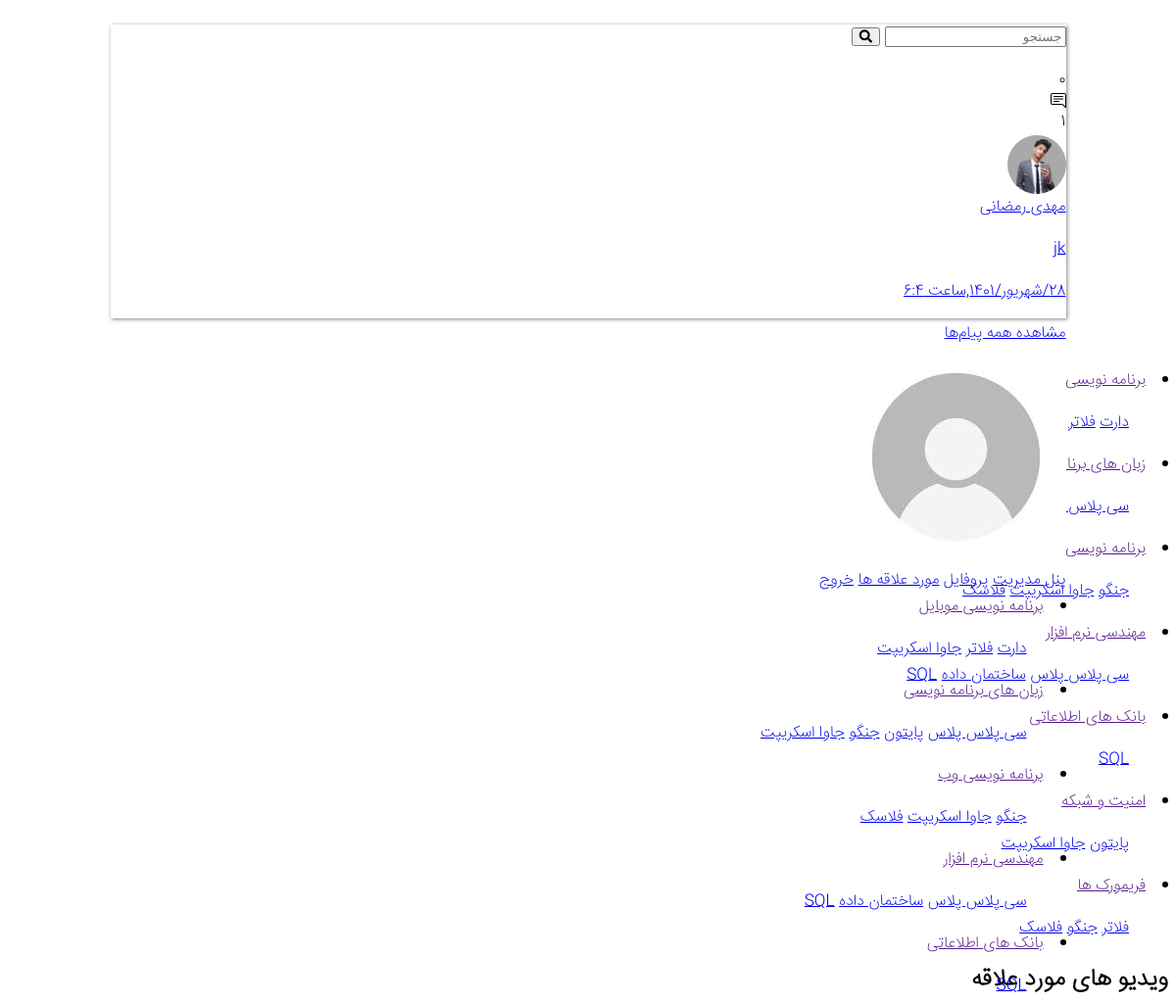
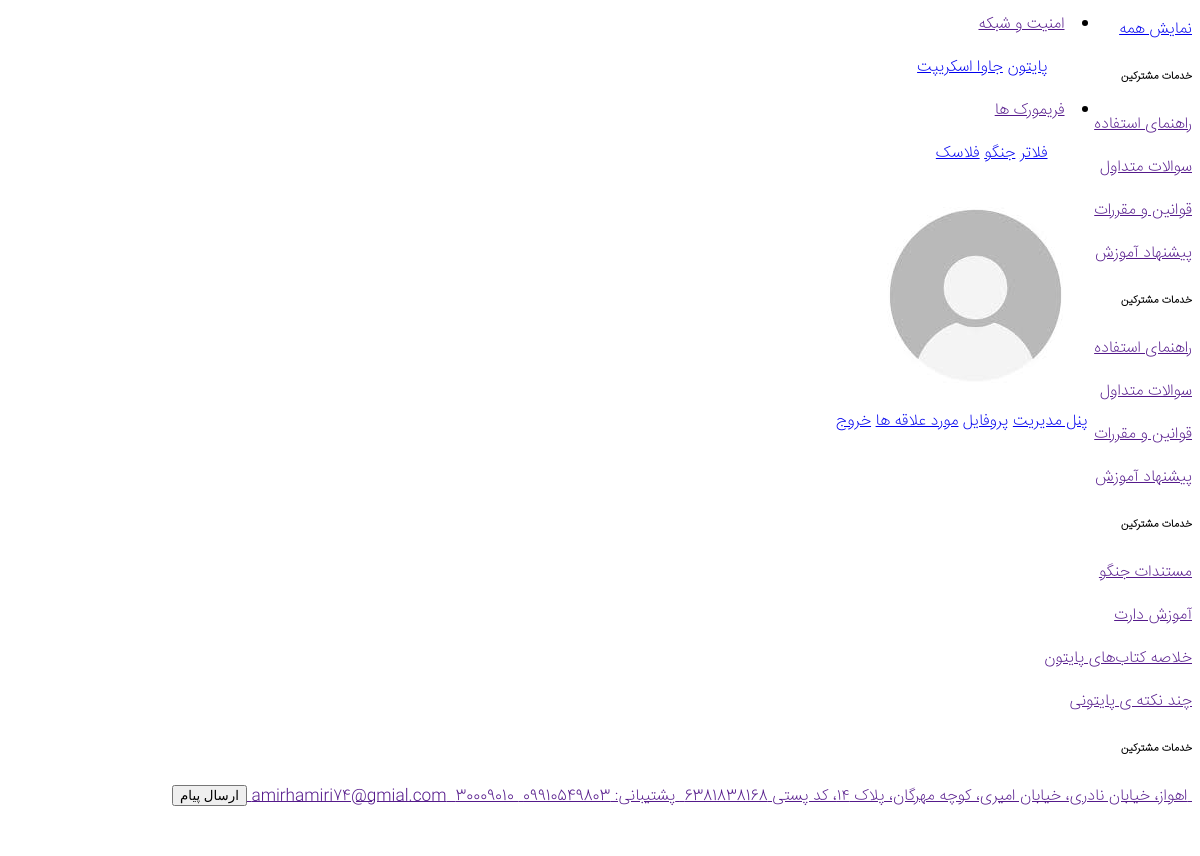
/favorite/ (signed in), run on the app's committed database (2 pictures, top to bottom).
### Acount_app/models.py (models this page shows, shortened)
class User(AbstractBaseUser):
    email = models.EmailField(
        verbose_name='ایمیل',
        max_length=255,
        unique=True,
    )
    username = models.CharField(max_length=100, verbose_name="نام کاربری")
    phone_number = models.CharField(max_length=15, blank=True, null=True, verbose_name="شماره تلفن")
    image = models.FileField(upload_to="user/image", default="defult/index.jpg", blank=True, null=True,
                             verbose_name="تصویر پروفایل")
    is_teacher = models.BooleanField(default=False, verbose_name="مدرس هست یا خیر؟")
    is_active = models.BooleanField(default=True, verbose_name="کاربر فعال هست یا خیر؟")
    is_admin = models.BooleanField(default=False, verbose_name="کاربر ادمین هست یا خیر؟")
    full_name = models.CharField(max_length=50, verbose_name="نام و نام خانوادگی")
    special_user = models.DateTimeField(default=timezone.now(), verbose_name="کاربر خاص تا زمان:")
    class Meta:
        verbose_name_plural = "حساب های کاربری"
        verbose_name = "حساب کاربری"
    objects = MyUserManager()
    USERNAME_FIELD = 'email'

### Notification_app/models.py (models this page shows, shortened)
class Messgae(models.Model):
    user = models.ForeignKey(User, on_delete=models.CASCADE, related_name="Message",verbose_name="کاربر")
    body = models.TextField(verbose_name="متن پیام")
    created = models.DateTimeField(auto_now_add=True,verbose_name="تاریخ ایجاد")
    is_active = models.BooleanField(default=True,verbose_name="فعال هست یا خیر")
    sender= models.ForeignKey(User, on_delete=models.CASCADE, related_name="message",verbose_name="ارسال کننده پیام")
    class Meta:
        ordering=("-created",)
        verbose_name="پیام"
        verbose_name_plural="پیام ها"
    def to_jalali(self):
        return jalali_convert(self.created)

### Tutorial_app/models.py (models this page shows, shortened)
class Category(models.Model):
    name=models.CharField(max_length=50,verbose_name="نام دسته بندی")
    created=models.DateTimeField(auto_now_add=True,verbose_name="تاریخ ایجاد")
    class Meta:
        verbose_name="دسته بندی"
        verbose_name_plural="دسته بندی ها"

class SubCategory(models.Model):
    category=models.ManyToManyField(Category,related_name="subcategory",verbose_name="نام دسته بندی مرجع")
    name=models.CharField(max_length=30,verbose_name="نام دسته بندی")
    slug=models.SlugField(null=True,blank=True,allow_unicode=True)
    created=models.DateTimeField(auto_now_add=True,verbose_name="تاریخ ایجاد")
    class Meta:
        verbose_name="دسته بندی"
        verbose_name_plural="دسته بندی ها"

### Favorite_app/views.py (the view)
# urls.py: path("",views.FavoritView.as_view(),name="favorite"),
class FavoritView(CheckLogin,ListView):
    template_name = "Favorite_app/favorite.html"
    model = Favorite
    def get_context_data(self,**kwargs):
        context=super(FavoritView,self).get_context_data(**kwargs)
        favorite_video=Favorite.objects.filter(user=self.request.user)
        context["video"]=favorite_video
        return context

### Acount_app/mixin.py (called while the page is built)
    def dispatch(self,request):
        if request.user.is_authenticated:
            return super().dispatch(request)
        else:
            return redirect("Home:Home")

### context_processor/context_processor.py (called while the page is built)
def categorydata(request):
    context=Category.objects.all()
    return {
        "category":context
    }

def check_activ_teacher(request):
    if request.user.is_authenticated:
        user=request.user
        teacher=Techer.objects.filter(user=user,is_active=True).exists()
        if teacher:
            return {"is_teacher":True}
        return {"is_teacher":False}
    return {"is_teacher": False}

### exeption/jalali.py (called while the page is built)
    def persian_tuple(self):
        return self.persian_year, self.persian_month, self.persian_day

### exeption/utils.py (called while the page is built)
def jalali_convert(time):
    jmunth=[
        "فروردین",
        "اردیبهشن",
        "خرداد",
        "تیر",
        "مرداد",
        "شهریور",
        "مهر",
        "آبان",
        "آذر",
        "دی",
        "بهمن",
        "اسفند",
    ]
    time=timezone.localtime(time)
    time_to_str="{},{},{}".format(time.year,time.month,time.day)
    time_to_tuple=jalali.Gregorian(time_to_str).persian_tuple()
    time_to_list=list(time_to_tuple)
    for index,month in enumerate(jmunth):
        if time_to_list[1]==index+1:
            time_to_list[1]=month
            break
    output="{}/{}/{},ساعت {}:{}".format(
        time_to_list[2],
        time_to_list[1],
        time_to_list[0],
        time.hour,
        time.minute,
    )
    return output

### Favorite_app/templates/Favorite_app/favorite.html (shortened to what this page needs)
{% extends "base.html" %}
{% load static %}
{% block content %}
        <section class="py-5">
            <div class="container">
                <div class="d-flex align-items-center justify-content-between mb-3">
                    <h2 class="title-section">ویدیو های مورد علاقه</h2>
                    <a href="{% url "Home:all_video" %}" class="btn custom-btn">
                        نمایش همه
                    </a>
                </div>
            </div>
        </section>
    </main>
    {% endblock %}

### templates/include/header.html (shortened to what this page needs)
{% load static %}
<header class="position-relative">
    <div class="main-header position-relative">
        <div class="nav-header-box mob1 d-md-flex d-lg-flex align-items-center justify-content-between">
            <div class="d-flex flex-column flex-md-row align-items-center pr-md-4">
                <form action="{% url "Tutorial:search" %}" method="get">
                    <div class="nav-search-btn">
                        <input type="search" name="q" value="{{ request.GET.q }}" required placeholder="جستجو">
                        <button type="submit"><i class="fa fa-search"></i></button>
                    </div>
                </form>
            </div>
            <div class="d-block d-md-flex align-items-center pl-md-4">
                {% if request.user.is_authenticated %}
                    <div class="dropdown notification-box">
                        <div class="position-relative d-none d-md-block " type="button" id="dropdownMenuButton"
                             data-toggle="dropdown" aria-haspopup="true" aria-expanded="false">
                            <div class="badge">{{ request.user.notification.all.count }}</div>
                        </div>
                    </div>
                {% endif %}
                <div class="container">
                    {% if request.user.is_authenticated %}
                        <div class="dropdown notification-box">
                            <div class="position-relative d-none d-md-block " type="button" id="dropdownMenuButton"
                                 data-toggle="dropdown" aria-haspopup="true" aria-expanded="false">
                                <img src="{% static "assets/image/message.svg" %}" class="notification-img" alt="">
                                <div class="badge">{{ request.user.Message.all.count }}</div>
                            </div>
                            {% if request.user.Message.all %}
                                <div class="dropdown-menu notification-menu-items custom-bg"
                                     aria-labelledby="dropdownMenuButton">
                                    {% for n in request.user.Message.all %}
                                        {% if n.is_active %}
                                            <a href="{% url "Notification:message" n.id %}" class="dropdown-item">
                                                <div class="media">
                                                    <img src="{{ n.sender.image.url }}"
                                                         alt="User Avatar" width="60px" style="border-radius: 60px"
                                                         class="img-size-10 img-circle ml-3">
                                                    <div class="media-body">
                                                        <h10 class="dropdown-item-title text-danger">
                                                            {{ n.sender.full_name }}
                                                        </h10>
                                                        <p class="text-sm">{{ n.body }}</p>
                                                        <p class="text-sm text-muted">{{ n.to_jalali }}</p>
                                                    </div>
                                                </div>
                                            </a>
                                        {% endif %}
                                    {% endfor %}
                                    <a href="#" class="dropdown-item dropdown-footer">مشاهده همه پیام‌ها</a>
                                </div>
                            {% endif %}
                        </div>
                    {% endif %}
                </div>
                <div class="header-login d-none d-md-block">
                    <div class="notification-box dropdown">
                        {% if request.user.is_authenticated %}
                            <a href="" class="btn login-btn" type="button" id="dropdownMenuButton"
                               data-toggle="dropdown" aria-haspopup="true" aria-expanded="false">
                                <img src="{{ request.user.image.url }}" alt="">
                            </a>
                            <div class="dropdown-menu account-menu-items custom-bg"
                                 aria-labelledby="dropdownMenuButton">
                                {% if is_teacher == True %}
                                    <a class="" href="{% url "AdminPanel_app:admin_panel" %}">پنل مدیریت</a>
                                {% endif %}
                                <a class="" href="{% url "Acount_app:profile" %}"> پروفایل</a>
                                <a class="" href="{% url "favorite:favorite" %}"> مورد علاقه ها</a>
                                <a class="" href="{% url "Acount_app:Logout" %}"> خروج</a>
                            </div>
                        {% endif %}
                    </div>
                </div>
            </div>
            <nav class="nav-menu p-0 m-0 d-flex d-sm-flex d-md-none d-lg-none">
                {% for c in category.all %}
                    <li id="" class="mx-3 menu-item"><a href="" class="nav-menu-item ">{{ c.name }} </a>
                        <ul class="sub-menu">
                            {% for item in c.subcategory.all %}
                                <a href="{% url "Tutorial:category" item.id %}">{{ item.name }}</a>
                            {% endfor %}
                        </ul>
                    </li>
                {% endfor %}
            </nav>
        </div>
        <section
                class="nav-header-box-mob d-flex d-sm-flex d-md-none  align-items-center justify-content-between d-md-none d-lg-none position-fixed">
            <div class="d-flex align-items-center">
                <div class="header-account">
                    <div class="notification-box dropdown">
                        {% if request.user.is_authenticated %}
                            <a href="" class="btn login-btn" type="button" id="dropdownMenuButton"
                               data-toggle="dropdown" aria-haspopup="true" aria-expanded="false">
                                <img src="{{ request.user.image.url }}" alt="">
                            </a>
                            <div class="dropdown-menu account-menu-items custom-bg"
                                 aria-labelledby="dropdownMenuButton">
                                {% if is_teacher == True %}
                                    <a class="" href="{% url "AdminPanel_app:admin_panel" %}">پنل مدیریت</a>
                                {% endif %}
                                <a class="" href="{% url "Acount_app:profile" %}"> پروفایل</a>
                                <a class="" href="{% url "favorite:favorite" %}"> مورد علاقه ها</a>
                                <a class="" href="{% url "Acount_app:Logout" %}"> خروج</a>
                            </div>
                        {% endif %}
                    </div>
                </div>
            </div>
        </section>
    </div>
</header>

### templates/include/navbar.html
{% load static %}
<nav class="nav-menu nav-menu-pc  d-none d-md-flex px-4" id="navbar">
    {% for c in category.all %}
    <li id="" class="mx-3 menu-item"><a href="" class="nav-menu-item ">{{ c.name }} </a>
        <ul class="sub-menu">
            {% for item in c.subcategory.all %}
            <a href="{% url "Tutorial:category" item.id %}">{{ item.name }}</a>
                {% endfor %}
        </ul>
    </li>
    {% endfor %}
</nav>

### Acount_app/static/Acount_app/css/style.css (style rules this page uses)
body { direction: rtl; font-family: "IranSans"; margin-bottom: 100px; }
header { box-shadow: 1px 1px 4px rgba(0,0,0,0.5); margin: 25px auto 50px; height: 300px; position: relative; width: 975px; }

### data on the page
User: user.notification.all.count "0", user.Message.all.count "1", user.image (picture)
Messgae: sender.image (picture), sender.full_name "مهدی رمضانی", body "jk", to_jalali "28/شهریور/1401,ساعت 6:4"
Category: name "برنامه نویسی موبایل"
SubCategory: name "دارت"
SubCategory: name "فلاتر"
SubCategory: name "جاوا اسکریپت"
Category: name "زبان های برنامه نویسی"
SubCategory: name "سی پلاس پلاس"
SubCategory: name "پایتون"
SubCategory: name "جنگو"
Category: name "برنامه نویسی وب"
SubCategory: name "فلاسک"
Category: name "مهندسی نرم افزار"
SubCategory: name "ساختمان داده"
SubCategory: name "SQL"
Category: name "بانک های اطلاعاتی"
Category: name "امنیت و شبکه"
Category: name "فریمورک ها"
